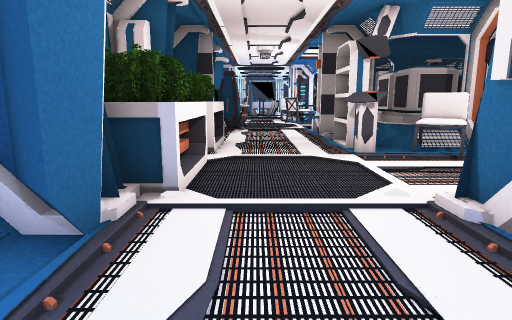
View 1 (above)

19 first-person views from a walk through a 3-D level made in the Unity game engine. The camera is 1.4 m above the floor, tilts 10° down and sees 75° across. Doors are open. The floor is counted in squares, 1 m on a side. Each view is taken from the middle of a square. On the plan, view 1 faces up. The plan holds only what a view shows up to about 15 squares ahead; the rest is blank. The player character is not drawn.

View 2
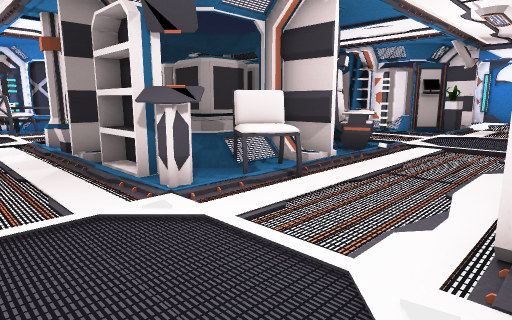

View 3
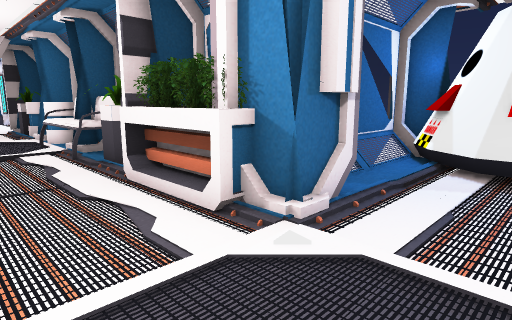

View 4
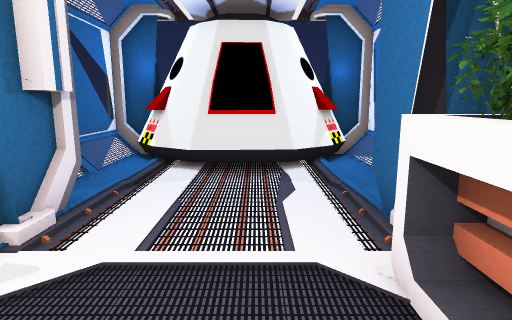

View 5
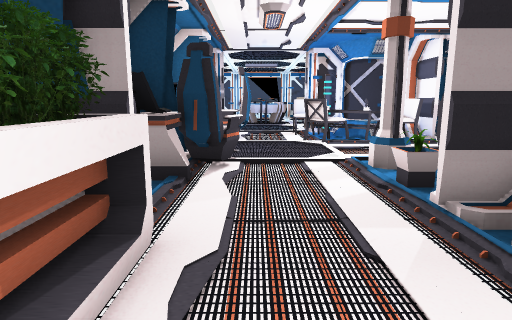

View 6
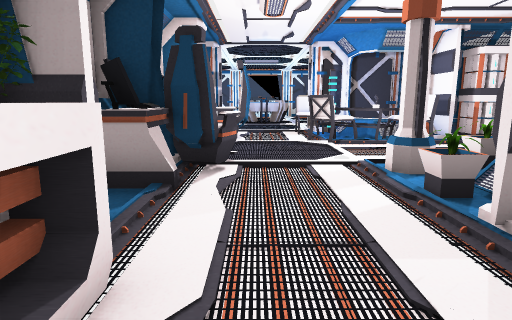

View 7
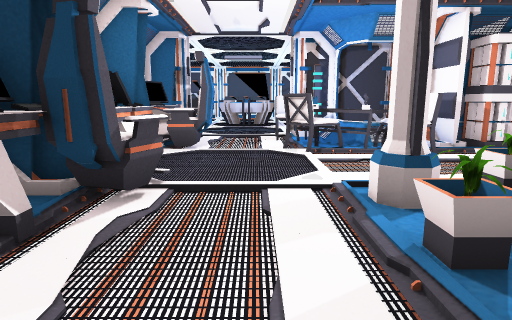

View 8
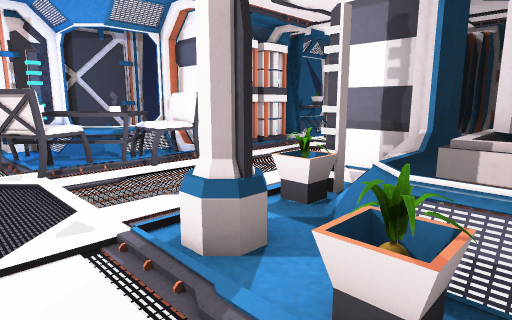

View 9
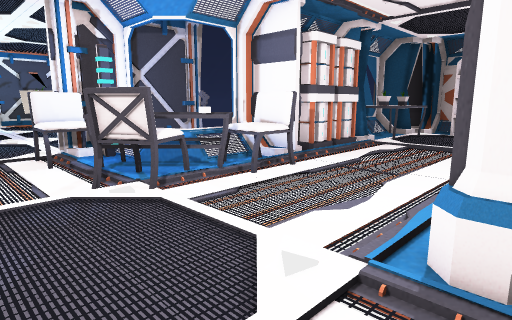

View 10
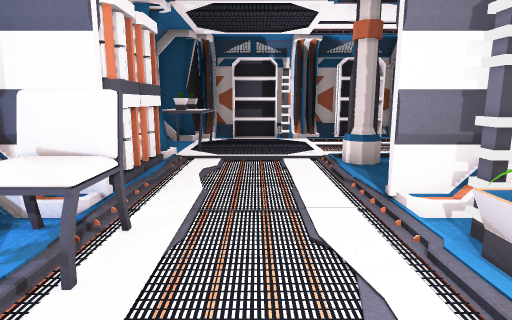

View 11
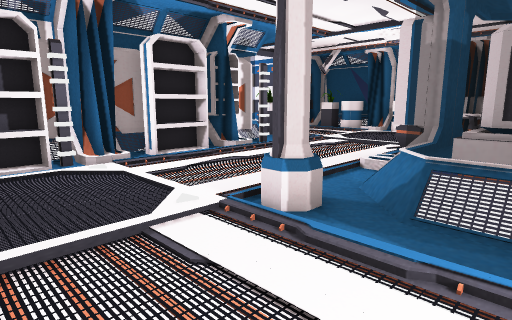

View 12
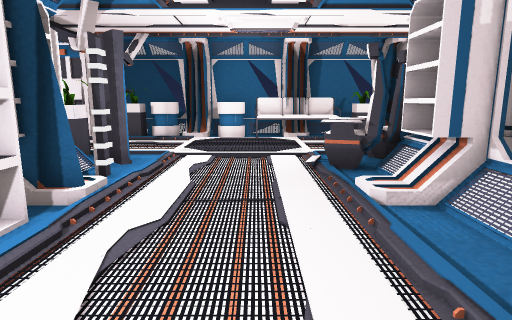

View 13
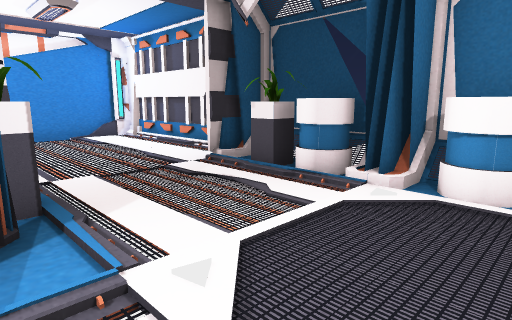

View 14
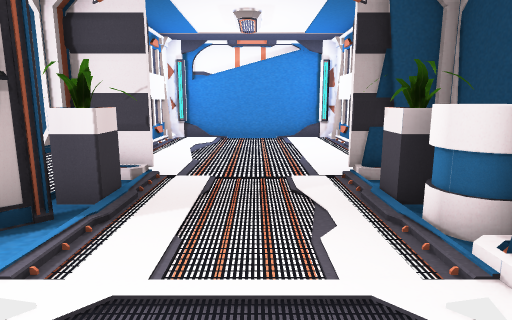

View 15
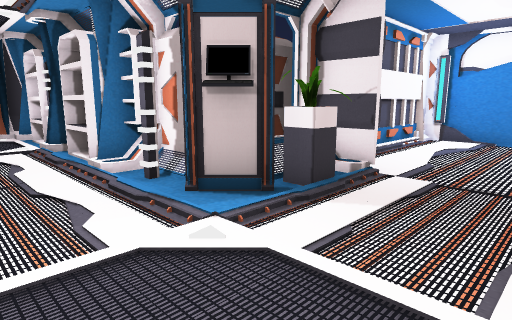

View 16
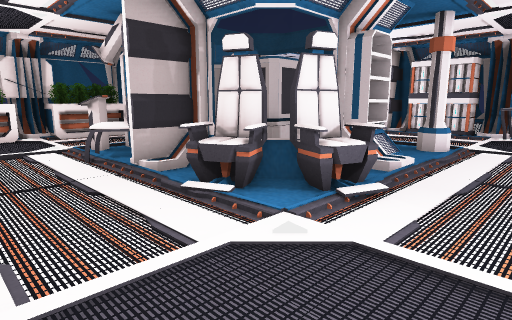

View 17
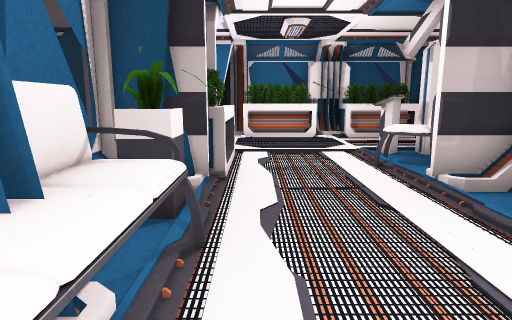

View 18
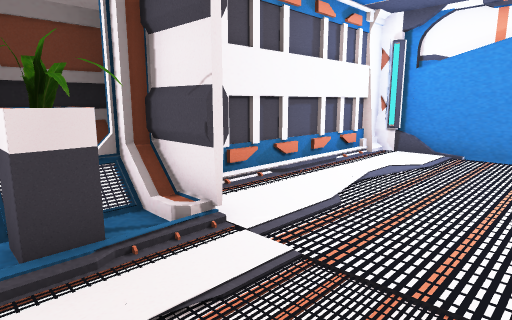

View 19
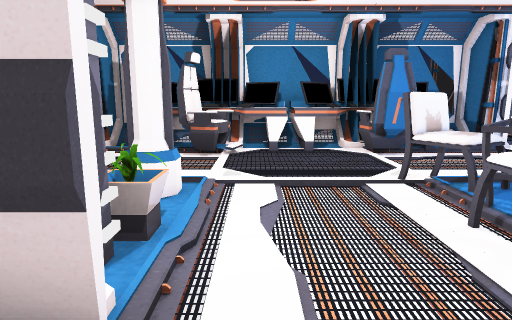

### Floor plan
Key: @ floor where view 1 was taken; # wall or solid block; . main floor; : floor 0.25 m higher than the main floor; / step, stairs or slope; D open door; = window, fence, low wall or low ledge; C column; E desk; P plant; N container; S shelf; L console; H chair; T table; F sofa; B battery; O other object.
Columns run from 5 left of view 1 to 26 right of it. Each row starts with its distance up from view 1.
 31         ..
 30         ..
 29        .OO
 28        ..
 27        ..
 26     .....
 25     ....
 24 ####DDDH####
 23   =....H##
 22   #E....T==##==##==#
 21   EEO..HHTT##::##OO##N
 20   #EOO.HHHHH#BB/OOO.#N
 19   EE.......D........SN
 18   #E.......D........S
 17   EE.......D........#N
 16   #EO...C.#D/..C....#N
 15   EEO...CPP#//.C....SN
 14   #E....P=NNNN=.....S
 13   =...... NNNN=.....SN
 12   ##DDDD##N NNS:....SN
 11    OO...S NNNN=.....#N
 10    OO...S=N#= #O.....=NN#######O
  9   #SO...LHH#/OOO....OO:#.......O
  8   ##....LHHD/OO:....:P:#.......O
  7   #SO......D...................O
  6   #OO......D...................O
  5   #OO......D...................O
  4   ##....#OOO/PFFFFO//P.#.......O
  3   ##....S O##/F##FO##O/########O
  2    ......   #####==#  ##
  1    ......=
  0    ..@O..=
 -1    OOOOO.=
 -2   #OOOOO##
 -3    O    O

Positions as (right, up) in squares from view 1, and headings:
1: (0, 0), facing up
2: (0, 4), facing up-right
3: (0, 7), facing down-right
4: (0, 7), facing down
5: (0, 8), facing up
6: (0, 9), facing up
7: (1, 11), facing up
8: (1, 13), facing up-right
9: (0, 15), facing up-right
10: (2, 18), facing right
11: (7, 19), facing down-right
12: (12, 17), facing down
13: (12, 9), facing down-right
14: (12, 6), facing right
15: (12, 5), facing up-right
16: (13, 5), facing up-left
17: (12, 5), facing left
18: (16, 5), facing up-right
19: (8, 17), facing left
